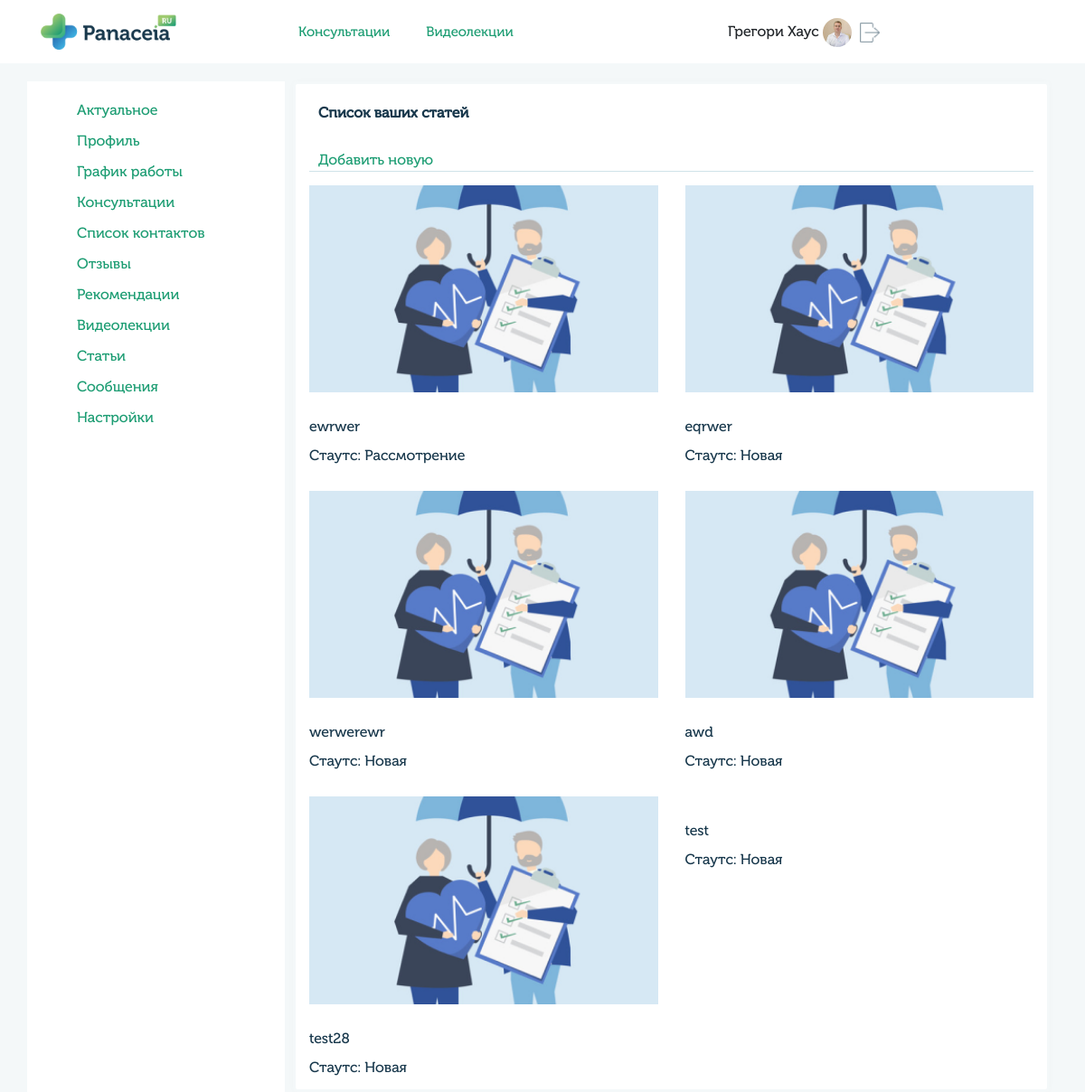
The page /profile/articles/ (signed in) on the database as committed earlier.
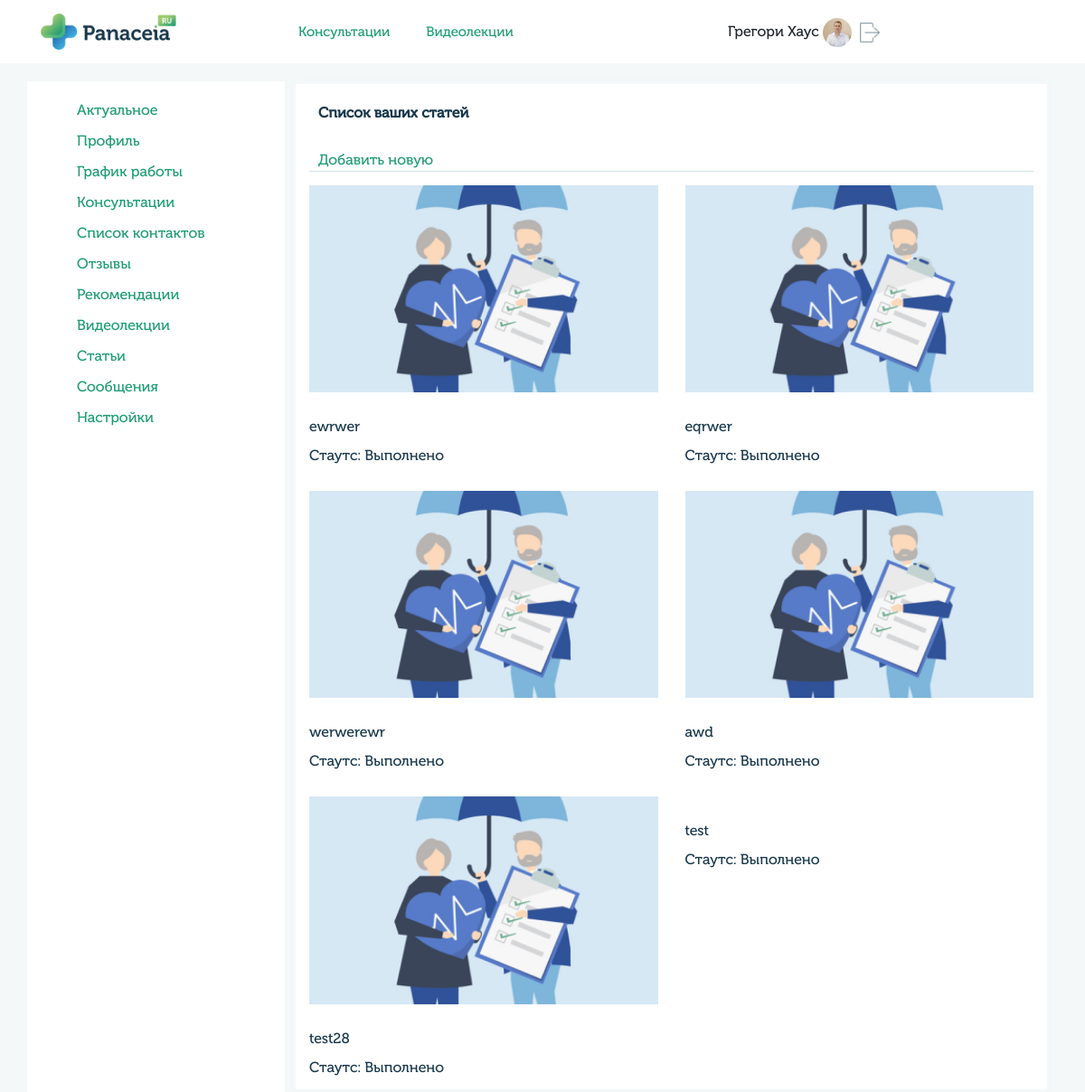
The same page on the database as committed later.
### blog/models.py (models this page shows, shortened)
class Article(models.Model):
    title = models.CharField(blank=True, max_length=100, verbose_name='Заголовок')
    slug = models.SlugField(blank=True, max_length=100, unique=True)
    text = HTMLField(blank=True, max_length=10000, verbose_name='Текст')
    preview = models.TextField(blank=True, max_length=500, verbose_name='Отрывок')
    image = models.ImageField(blank=True, upload_to='images/blog', verbose_name='Изображение')
    date = models.DateTimeField(default=timezone.now, verbose_name='Дата')
    user = models.IntegerField(blank=True, verbose_name='Автор', default=1)
    status_list = [
        ('new', 'Новая'),
        ('review', 'Рассмотрение'),
        ('success', 'Одобрено'),
        ('reject', 'Отказ'),
        ('archive', 'Архив'),
    ]
    status = models.CharField(blank=True, null=True, max_length=11, choices=status_list, verbose_name='Статус')
    class Meta:
        verbose_name = 'Статья'
        verbose_name_plural = 'Статьи'

### userprofile/views.py (the view, shortened to what this page needs)
# urls.py: path('profile/articles/', views.profile_page_view, name='user_profile_articles'),
@login_required
def profile_page_view(request):
    if request.user.is_authenticated:
        user_profile = UserMain.objects.get(user=request.user)
        user_doctor = UserDoctor.objects.get(user=request.user)
        user_spec = Specialty.objects.filter(content=request.user)
        user_associations = Associations.objects.filter(content=request.user)
        user_education = Education.objects.filter(content=request.user)
        user_qualification = Qualification.objects.filter(content=request.user)
        user_services = Service.objects.filter(content=request.user)
        user_documents = Document.objects.filter(content=request.user)
        timezone = TimeZone.objects.all()
        specialty_list = SpecialtyList.objects.all()
        data = {'user_profile': user_profile}
        if request.path == '/profile/consalt_user/':
            meetings = get_meetings_list(Meeting, Specialty, UserMain, request.user.id)
            data.update({'title': 'Консультации'})
            data.update({'meetings': meetings})
        if request.path == '/profile/grafik/':
            if request.user.groups.filter(name='doctors').exists():
                data.update({'title': 'График'})
                return render(request, 'profile/grafik.html', data)
            else:
                return render(request, 'errs/404.html')
        if request.path == '/profile/info/':
            data.update({'title': 'Актуальное'})
            return render(request, 'profile/profile.html', data)
        if request.path == '/profile/recomend/':
            data.update({'title': 'Рекомендации'})
            return render(request, 'profile/recomend.html', data)
        if request.path == '/profile/consalt_user/':
            data.update({'title': 'Консультации'})
            return render(request, 'profile/consalt_user.html', data)
        if request.path == '/profile/videos/':
            data.update({'title': 'Видео'})
            return render(request, 'profile/videos.html', data)
        if request.path == '/profile/settings/':
            data.update({'title': 'Настройки'})
            return render(request, 'profile/settings.html', data)
        if request.path == '/profile/articles/':
            data.update({'title': 'Статьи'})
            if request.user.groups.filter(name='doctors').exists():
                articles = Article.objects.filter(user=request.user.id).order_by('id').reverse()
                data.update({'articles': articles})
                return render(request, 'profile/articles.html', data)
            else:
                return render(request, 'profile/articles_user.html', data)
    else:
        return redirect('login')

### templates/profile/articles.html (shortened to what this page needs)
{% extends "base_generic.html" %}
{% block content %}
{% load static %}
<div class="col-md-9 px-4">
    <div class="row">
        <div class="col-md-12 block-info">
            <div class="row">
                <div class="col-md-5">
                    <h4>Список ваших статей</h4>
                    <a class="new-article" href="{% url 'add_article' %}">Добавить новую</a>
                </div>
            </div>
            <div class="line"></div>
            <div class="row">
                {% for article in articles %}
                     <a href="{% url 'edit_article' slug=article.id %}" class="col-md-6 youtube-block">
                         {% if article.image.url != '' %}
                            <img src="{{ article.image.url }}" alt=""><br>
                         {% else %}
                            <img src="{% static 'img/article.png' %}" alt=""><br>
                         {% endif %}
                         <p>{{ article.title }}</p>
                         <p>Стаутс:
                             {% if article.status == 'new' %}
                                Новая
                             {% endif %}
                             {% if article.status == 'review' %}
                                Рассмотрение
                             {% endif %}
                             {% if article.status == 'success' %}
                                Выполнено
                             {% endif %}
                         </p>
                     </a>
                {% endfor %}
            </div>
        </div>
    </div>
</div>
{% endblock %}

Rows that differ between the two databases and show on the page:
changed Article "ewrwer": status "Рассмотрение" → "Выполнено"
changed Article "eqrwer": status "Новая" → "Выполнено"
changed Article "werwerewr": status "Новая" → "Выполнено"
changed Article "awd": status "Новая" → "Выполнено"
changed Article "test28": status "Новая" → "Выполнено"
changed Article "test": status "Новая" → "Выполнено"
